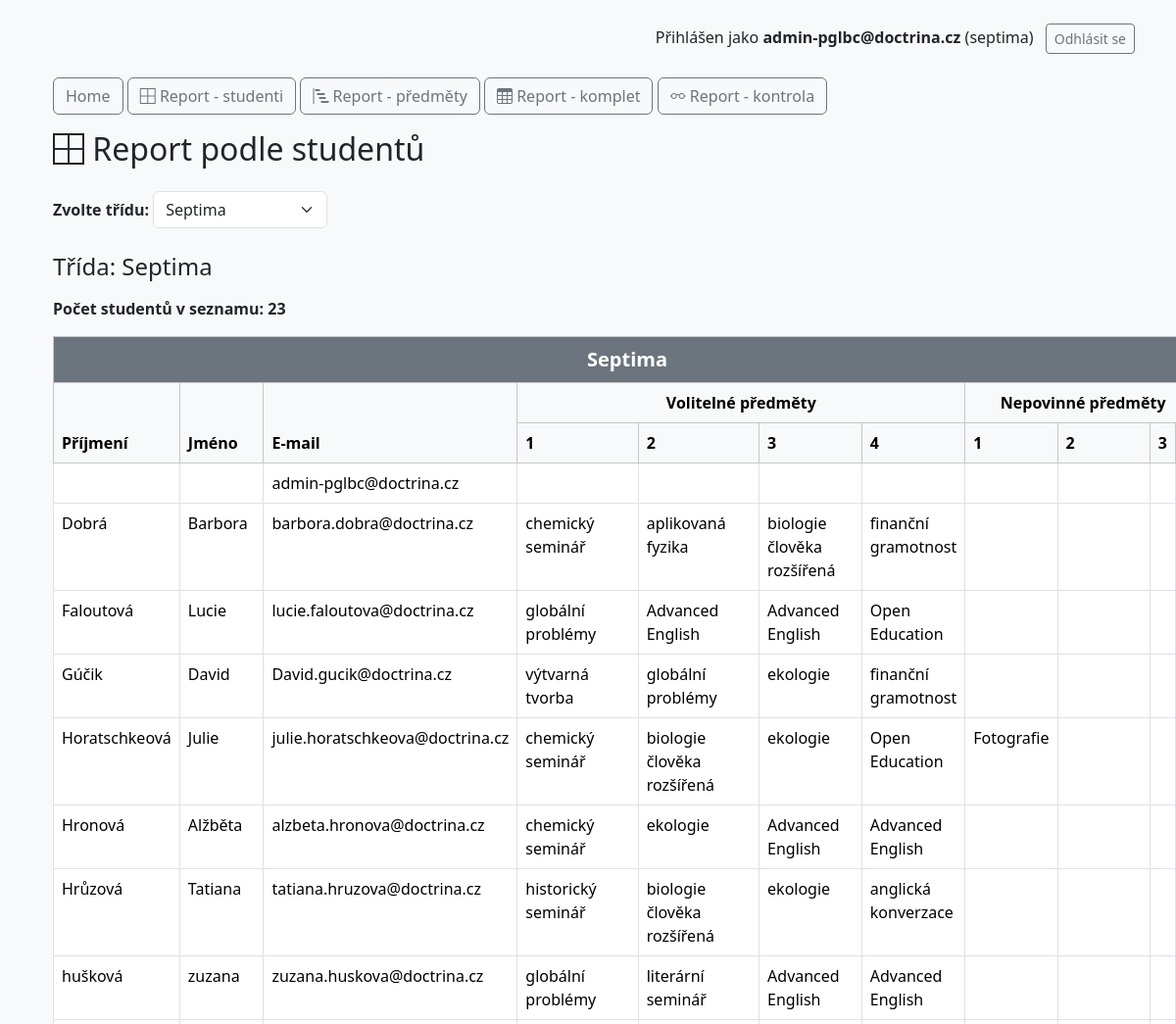
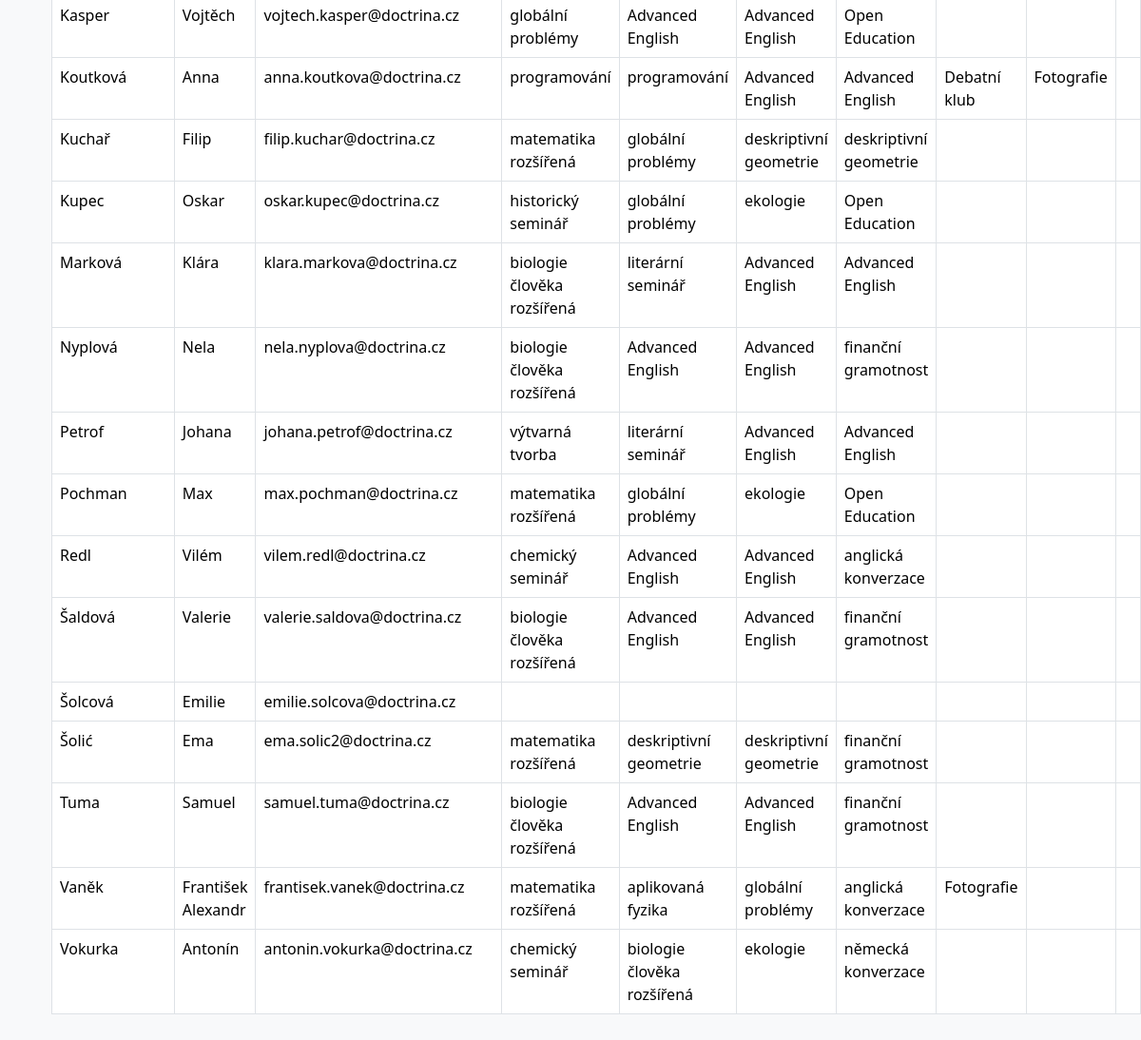
Page /report-tridy.php?report_class=septima (signed in) on the committed database (2 pictures, top to bottom).
### tables this page shows
CREATE TABLE `users` (
  `id` int(11) NOT NULL,
  `email` varchar(100) NOT NULL,
  `name` varchar(100) NOT NULL,
  `surname` varchar(100) NOT NULL,
  `password_hash` varchar(255) NOT NULL,
  `class` varchar(50) NOT NULL,
  `created_at` datetime DEFAULT current_timestamp(),
  `updated_at` datetime DEFAULT current_timestamp() ON UPDATE current_timestamp(),
  `admin` tinyint(1) NOT NULL DEFAULT 0
);

### includes/Database.php (called while the page is built, shortened)
<?php
class Database {
    private $pdo;
    public function __construct() {
        $dsn = "mysql:host=" . DB_HOST . ";dbname=" . DB_NAME . ";charset=utf8mb4";
        try {
            $this->pdo = new PDO($dsn, DB_USER, DB_PASS);
            $this->pdo->setAttribute(PDO::ATTR_ERRMODE, PDO::ERRMODE_EXCEPTION);
        } catch (PDOException $e) {
            die("Chyba připojení k databázi: " . $e->getMessage());
        }
    }
    public function query($sql, $params = []) {
        $stmt = $this->pdo->prepare($sql);
        $stmt->execute($params);
        return $stmt;
    }
}

### report-tridy.php (the view, shortened to what this page needs)
<?php
require_once 'includes/Database.php';
$db = new Database();
$classOptions = [
    'prima' => 'Prima',
    'sekunda' => 'Sekunda',
    'tercie' => 'Tercie',
    'kvarta' => 'Kvarta',
    'kvinta' => 'Kvinta',
    'sexta' => 'Sexta',
    'septima' => 'Septima',
    'oktava' => 'Oktáva',
    'rocnik1' => '1. ročník',
    'rocnik2' => '2. ročník',
    'rocnik3' => '3. ročník',
    'rocnik4' => '4. ročník',
];
$selectedClass = $_GET['report_class'] ?? null;
$volitelneSloupce = [
    'kvinta' => 2, 'rocnik1' => 2,
    'sexta' => 5, 'rocnik2' => 5,
    'septima' => 4, 'rocnik3' => 4,
    'oktava' => 10, 'rocnik4' => 10,
    'tercie' => 1
];
$nepovinneSloupce = [
    'prima' => 1,
    'sekunda' => 2,
    'tercie' => 3,
    'kvarta' => 3,
    'kvinta' => 4, 'rocnik1' => 4,
    'sexta' => 4, 'rocnik2' => 4,
    'septima' => 4, 'rocnik3' => 4,
    'oktava' => 3, 'rocnik4' => 3
];
include 'templates/header.php';
?>
<div class="container mt-4">
    <div class="mb-3">
        <a href="index.php" class="btn btn-outline-secondary">Home</a>
        <a href="report-tridy.php" class="btn btn-outline-secondary"><i class="bi bi-border-all"></i> Report - studenti</a>
        <a href="report-predmety.php" class="btn btn-outline-secondary"><i class="bi bi-bar-chart-steps"></i> Report - předměty</a>
        <a href="report-komplet.php" class="btn btn-outline-secondary"><i class="bi bi-table"></i> Report - komplet</a>
        <a href="report-kontrola.php" class="btn btn-outline-secondary"><i class="bi bi-eyeglasses"></i> Report - kontrola</a>
    </div>
    <h2 class="mb-4"><i class="bi bi-border-all"></i> Report podle studentů</h2>
    <form method="get" class="mb-4">
        <label for="report_class" class="form-label fw-bold">Zvolte třídu:</label>
        <select name="report_class" id="report_class" class="form-select w-auto d-inline-block" onchange="this.form.submit()">
            <?php foreach ($classOptions as $key => $label): ?>
                <option value="<?= $key ?>" <?= $selectedClass === $key ? 'selected' : '' ?>><?= $label ?></option>
            <?php endforeach; ?>
        </select>
    </form>
    <?php if ($selectedClass): ?>
        <?php
        $stmt = $db->query("SELECT DISTINCT u.id, u.name, u.surname, u.email
                            FROM users u
                            LEFT JOIN user_choices c ON u.id = c.user_id
                            WHERE u.class = ?
                            ORDER BY u.surname, u.name", [$selectedClass]);
        $students = $stmt->fetchAll(PDO::FETCH_ASSOC);
        $volitPocet = $volitelneSloupce[$selectedClass] ?? 0;
        $nepovPocet = $nepovinneSloupce[$selectedClass] ?? 0;
        ?>
        <?php if (!empty($students)): ?>
            <h4 class="mb-3">Třída: <?= htmlspecialchars($classOptions[$selectedClass] ?? $selectedClass) ?></h4>
            <p class="fw-bold">Počet studentů v seznamu: <?= count($students) ?></p>
            <table class="table table-bordered">
                <thead class="table-light">
                    <tr>
                        <th colspan="<?= 3 + $volitPocet + $nepovPocet ?>" class="text-center fs-5 bg-secondary text-white">
                            <?= $classOptions[$selectedClass] ?? ucfirst($selectedClass) ?>
                        </th>
                    </tr>
                    <tr>
                        <th rowspan="2">Příjmení</th>
                        <th rowspan="2">Jméno</th>
                        <th rowspan="2">E-mail</th>
                        <?php if ($volitPocet > 0): ?>
                            <th colspan="<?= $volitPocet ?>" class="text-center">Volitelné předměty</th>
                        <?php endif; ?>
                        <?php if ($nepovPocet > 0): ?>
                            <th colspan="<?= $nepovPocet ?>" class="text-center">Nepovinné předměty</th>
                        <?php endif; ?>
                    </tr>
                    <tr>
                        <?php for ($i = 1; $i <= $volitPocet; $i++): ?>
                            <th><?= $i ?></th>
                        <?php endfor; ?>
                        <?php for ($i = 1; $i <= $nepovPocet; $i++): ?>
                            <th><?= $i ?></th>
                        <?php endfor; ?>
                    </tr>
                </thead>
                <tbody>
                    <?php foreach ($students as $student): ?>
                        <?php
                        $volitelne = $db->query("SELECT subject_name FROM user_choices WHERE user_id = ? AND subject_class = ?", [$student['id'], $selectedClass])->fetchAll(PDO::FETCH_COLUMN);
                        $nepovinne = $db->query("SELECT subject_name FROM user_choices_optional WHERE user_id = ? AND subject_class = ?", [$student['id'], $selectedClass])->fetchAll(PDO::FETCH_COLUMN);
                        ?>
                        <tr>
                            <td><?= htmlspecialchars($student['surname']) ?></td>
                            <td><?= htmlspecialchars($student['name']) ?></td>
                            <td><?= htmlspecialchars($student['email']) ?></td>
                            <?php for ($i = 0; $i < $volitPocet; $i++): ?>
                                <td><?= isset($volitelne[$i]) ? htmlspecialchars($volitelne[$i]) : '' ?></td>
                            <?php endfor; ?>
                            <?php for ($i = 0; $i < $nepovPocet; $i++): ?>
                                <td><?= isset($nepovinne[$i]) ? htmlspecialchars($nepovinne[$i]) : '' ?></td>
                            <?php endfor; ?>
                        </tr>
                    <?php endforeach; ?>
                </tbody>
            </table>
        <?php else: ?>
            <div class="alert alert-info">V této třídě zatím nejsou žádné výběry.</div>
        <?php endif; ?>
    <?php endif; ?>
</div>

### rows in the picture
users: email "admin-pglbc@doctrina.cz"
users: surname "Dobrá", name "Barbora", email "barbora.dobra@doctrina.cz", i "chemický seminář", i "aplikovaná fyzika", i "biologie člověka rozšířená", i "finanční gramotnost"
users: surname "Faloutová", name "Lucie", email "lucie.faloutova@doctrina.cz", i "globální problémy", i "Advanced English", i "Open Education"
users: surname "Gúčik", name "David", email "David.gucik@doctrina.cz", i "výtvarná tvorba", i "globální problémy", i "ekologie", i "finanční gramotnost"
users: surname "Horatschkeová", name "Julie", email "julie.horatschkeova@doctrina.cz", i "chemický seminář", i "biologie člověka rozšířená", i "ekologie", i "Open Education", i "Fotografie"
users: surname "Hronová", name "Alžběta", email "alzbeta.hronova@doctrina.cz", i "chemický seminář", i "ekologie", i "Advanced English"
users: surname "Hrůzová", name "Tatiana", email "tatiana.hruzova@doctrina.cz", i "historický seminář", i "biologie člověka rozšířená", i "ekologie", i "anglická konverzace"
users: surname "hušková", name "zuzana", email "zuzana.huskova@doctrina.cz", i "globální problémy", i "literární seminář", i "Advanced English"
users: surname "Kasper", name "Vojtěch", email "vojtech.kasper@doctrina.cz", i "globální problémy", i "Advanced English", i "Open Education"
users: surname "Koutková", name "Anna", email "anna.koutkova@doctrina.cz", i "programování", i "Advanced English", i "Debatní klub", i "Fotografie"
users: surname "Kuchař", name "Filip", email "filip.kuchar@doctrina.cz", i "matematika rozšířená", i "globální problémy", i "deskriptivní geometrie"
users: surname "Kupec", name "Oskar", email "oskar.kupec@doctrina.cz", i "historický seminář", i "globální problémy", i "ekologie", i "Open Education"
users: surname "Marková", name "Klára", email "klara.markova@doctrina.cz", i "biologie člověka rozšířená", i "literární seminář", i "Advanced English"
users: surname "Nyplová", name "Nela", email "nela.nyplova@doctrina.cz", i "biologie člověka rozšířená", i "Advanced English", i "finanční gramotnost"
users: surname "Petrof", name "Johana", email "johana.petrof@doctrina.cz", i "výtvarná tvorba", i "literární seminář", i "Advanced English"
users: surname "Pochman", name "Max", email "max.pochman@doctrina.cz", i "matematika rozšířená", i "globální problémy", i "ekologie", i "Open Education"
users: surname "Redl", name "Vilém", email "vilem.redl@doctrina.cz", i "chemický seminář", i "Advanced English", i "anglická konverzace"
users: surname "Šaldová", name "Valerie", email "valerie.saldova@doctrina.cz", i "biologie člověka rozšířená", i "Advanced English", i "finanční gramotnost"
users: surname "Šolcová", name "Emilie", email "emilie.solcova@doctrina.cz"
users: surname "Šolić", name "Ema", email "ema.solic2@doctrina.cz", i "matematika rozšířená", i "deskriptivní geometrie", i "finanční gramotnost"
users: surname "Tuma", name "Samuel", email "samuel.tuma@doctrina.cz", i "biologie člověka rozšířená", i "Advanced English", i "finanční gramotnost"
users: surname "Vaněk", name "František Alexandr", email "frantisek.vanek@doctrina.cz", i "matematika rozšířená", i "aplikovaná fyzika", i "globální problémy", i "anglická konverzace", i "Fotografie"
users: surname "Vokurka", name "Antonín", email "antonin.vokurka@doctrina.cz", i "chemický seminář", i "biologie člověka rozšířená", i "ekologie", i "německá konverzace"

### other values in the picture
$_SESSION['user_email'] "admin-pglbc@doctrina.cz"
$_SESSION['class'] "septima"
$classOptions[$selectedClass] "Septima"
count($students) "23"
form field report_class "Septima"
